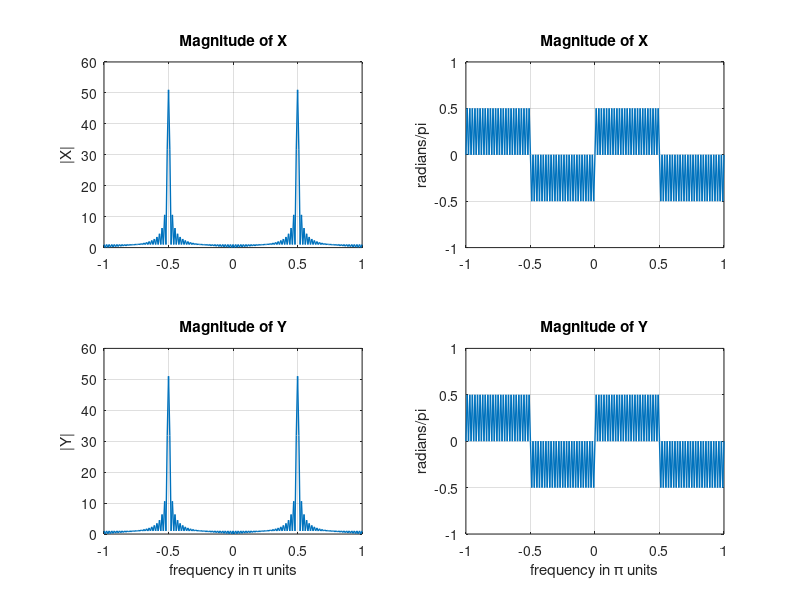

Recreate this plot in MATLAB. (Note: this script raises an error after producing the figure.)
% ex1
clear all; clc; close all
n = -1:3; x = 1:5;                  % sequence x(n)
k = 0:500; w = (pi/500)*k;          % [0, pi] axis divided in to 501 points
X = x * (exp(-1j*pi/500)).^ (n'*k);   % DTFT using matrix-vector product
magX = abs(X); angX = angle(X);
realX = real(X); imagX = imag(X);

subplot(2,2,1); plot(w/pi,magX,'linewidth',1); grid
title('Magnitude Part'); ylabel('Magnitude');

subplot(2,2,3); plot(w/pi,angX,'linewidth',1); grid
xlabel('frequency in \pi units');
title('Angle Part'); ylabel('Radians');

subplot(2,2,2); plot(w/pi,realX,'linewidth',1); grid
title('Real Part'); ylabel('Real');

subplot(2,2,4); plot(w/pi,imagX,'linewidth',1); grid
xlabel('frequency in \pi units');
title('Imaginary Part'); ylabel('Imaginary');




% ex2
clear all; clc; close all
subplot(1,1,1)
n = 0:10;  x = (0.9*exp(1j*pi/3)).^n;
k = -200:200; % 주기성을 보기위함
w = (pi/100)*k;
X = x *  (exp(-1j*pi/100)).^ (n'*k);
magX = abs(X); angX = angle(X);

subplot(2,1,1); plot(w/pi,magX,'linewidth',1); grid; axis([-2,2,0,8]);
ylabel('|X|'); title('Magnitude Part');
subplot(2,1,2); plot(w/pi,angX/pi,'linewidth',1); grid; axis([-2,2,-1,1]);
xlabel('frequency in \pi units'); ylabel('radians/pi'); 
title('Angle Part');

% ex3 
% conjugate symmetry 특성을 근거로 판단 -> 시험때 생각
clear all; clc; close all
subplot(1,1,1)
n = -5:10;  x = (-0.9).^n;
k = -200:200; w = (pi/100)*k;       % frequency between -pi and +pi
X = x * (exp(-j*pi/100)).^(n'*k);   
magX = abs(X); angX = angle(X);

% conjugation property 
y = conj(x); % signal conjugation
Y = y * (exp(-j*pi/100).^(n'*k));   % DTFT of y

subplot(2,1,1); plot(w/pi,magX,'linewidth',1); grid; axis([-2,2,0,15]);
ylabel('|X|'); title('Magnitude Part');
subplot(2,1,2); plot(w/pi,angX/pi,'linewidth',1); grid; axis([-2,2,-1.1,1.1]);
xlabel('frequency in \pi units'); ylabel('radians/pi'); 
title('Angle Part');


% ex4
clear all; clc; close all
n = 0:100;  x = cos(pi*n/2);
k = -100:100; w = (pi/100)*k;       % frequency between -pi and +pi
X = x * (exp(-j*pi/100)).^(n'*k);   % DTFT of x
%
y = exp(1j*pi*n/4).*n;
Y = x * (exp(-j*pi/100)).^(n'*k);   % DTFT of y


% Graphical verification
subplot(1,1,1)
subplot(2,2,1); plot(w/pi,abs(X),'linewidth',1); grid; axis([-1,1,0,60]);
title('Magnitude of X'); ylabel('|X|');

subplot(2,2,2); plot(w/pi,angle(X)/pi,'linewidth',1); grid; axis([-1,1,-1,1]);
title('Magnitude of X'); ylabel('radians/pi');

subplot(2,2,3); plot(w/pi,abs(Y),'linewidth',1); grid; axis([-1,1,0,60]);
xlabel('frequency in \pi units');
title('Magnitude of Y'); ylabel('|Y|');

subplot(2,2,4); plot(w/pi,angle(Y)/pi,'linewidth',1); grid; axis([-1,1,-1,1]);
xlabel('frequency in \pi units');
title('Magnitude of Y'); ylabel('radians/pi');




% ex5
clear all; clc; close all
n = -5:10;  x = sin(pi*n/2);
k = -100:100; w = (pi/100)*k;       % frequency between -pi and +pi
X = x * (exp(-j*pi/100)).^(n'*k);   % DTFT of x


% signal decomposition
[xe,xo,m] = evenodd(x,n);
XE = xe * (exp(-1j*pi/100)).^(m'*k); % DTFT of xe
XO = xo * (exp(-1j*pi/100)).^(m'*k); % DTFT of xo


% verification
XR = real(X);                        % 
error1 = max(abs(XE-XR))             % Difference
XI = imag(X);                        % 
error2 = max(abs(XO-1j*XI))          % Difference



% Graphical verification
subplot(1,1,1)
subplot(2,2,1); plot(w/pi,XR,'linewidth',1); grid; axis([-1,1,-2,2]);
title('REAL of X'); ylabel('RE(X)');

subplot(2,2,2); plot(w/pi,XI,'linewidth',1); grid; axis([-1,1,-5,5]);
title('Imaginary of X'); ylabel('Im(X)');

subplot(2,2,3); plot(w/pi,real(XE),'linewidth',1); grid; axis([-1,1,-2,2]);
xlabel('frequency in \pi units');
title('Transform of even part'); ylabel('XE');

subplot(2,2,4); plot(w/pi,imag(XO),'linewidth',1); grid; axis([-1,1,-5,5]);
xlabel('frequency in \pi units');
title('MTransform of odd part'); ylabel('XO');



